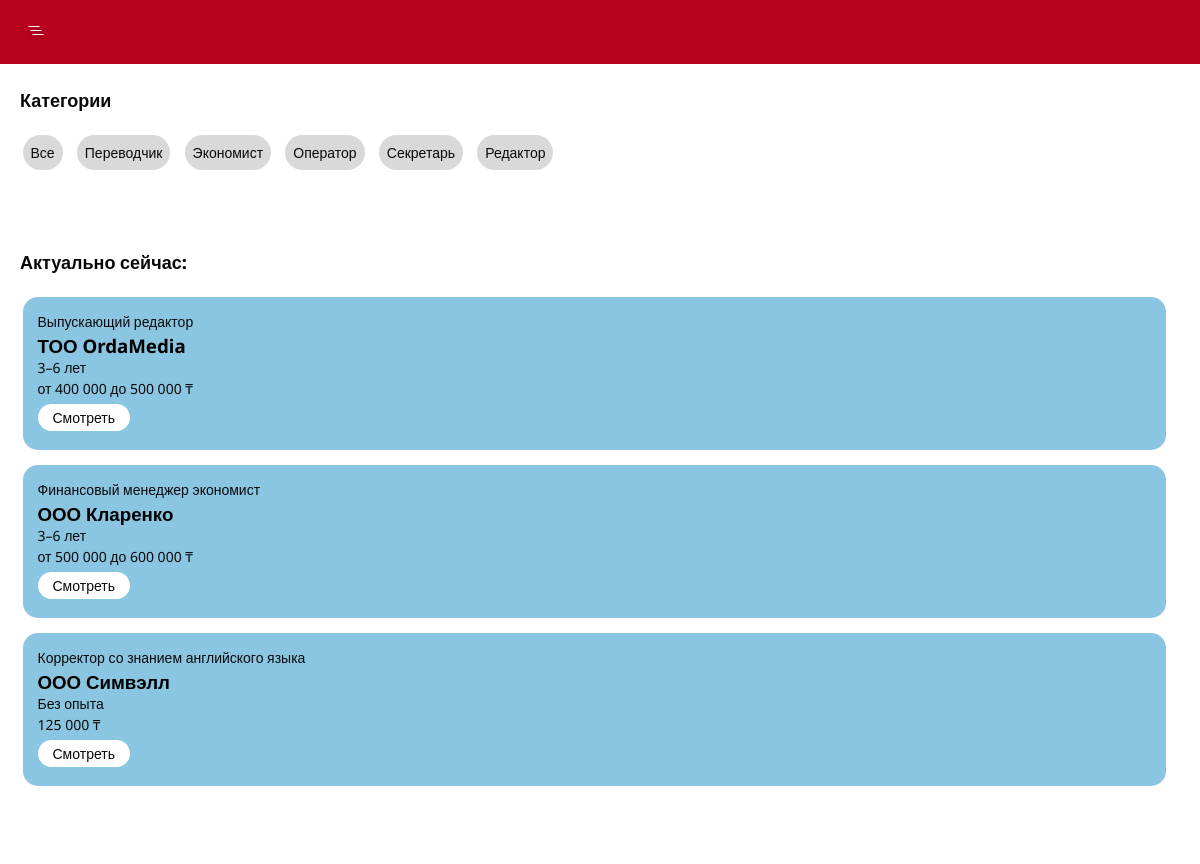
The page / on the database its author committed.
### startit_app/models.py (models this page shows, shortened)
class Category(models.Model):
    name = models.CharField("Название категории", max_length=255)
    slug = models.SlugField(unique=True, editable=False, blank=True)
    created_at = models.DateTimeField("Дата и время создания", default=datetime.now)
    class Meta:
        verbose_name = "Категория"
        verbose_name_plural = "Категории"

class Job(models.Model):
    title = models.CharField("Название вакансии", max_length=255)
    category = models.ForeignKey(Category, on_delete=models.CASCADE, verbose_name="Выберите категорию")
    company = models.CharField("Название компании", max_length=100)
    experience = models.CharField("Опыт работы", max_length=80, default ="Без опыта")
    salary =  models.CharField("Зарплата", max_length=80)
    description = models.TextField("Описание вакансии")
    skills = models.CharField("Навыки", max_length=255)
    address = models.CharField("Адрес", max_length=255)
    phone = models.CharField("Телефон", max_length=14)
    email = models.CharField("E-mail", max_length=100)
    created_at = models.DateTimeField("Дата и время публикации", default=datetime.now)
    class Meta:
        verbose_name = "Вакансия"
        verbose_name_plural = "Вакансии"

### startit_app/views.py (the view)
# urls.py: path('', views.home_page, name='home_page'),
def home_page(request):
    categories = Category.objects.all()
    jobs = Job.objects.all().order_by('-created_at')[:3]
    context = {
        'categories': categories,
        'jobs': jobs
    }
    return render(request, "./home.html", context)

### startit_app/templates/home.html (shortened to what this page needs)
{% extends 'base.html' %}
{% block content %}
<section class="categories">
    <div class="container">
        <h2 class="title">Категории</h2>
        <div class="category-list">
            <a href="{% url 'jobs_page' %}" class="category-item">Все</a>
            {% for category in categories %}
            <a href="{% url 'jobs_by_category_page' slug=category.slug %}" class="category-item">{{ category.name }}</a>
            {% endfor %}
        </div>
    </div>
</section>
<section class="jobs">
    <div class="container">
        <h2 class="title">Актуально сейчас: </h2>
        <div class="jobs-list">
            {% for job in jobs %}
                <div class="job-card">
                    <h3 class="job-card__title">{{ job.title }}</h3>
                    <h3 class="job-card__company">{{ job.company }}</h3>
                    <h3 class="job-card__title">{{ job.experience }}</h3>
                    <h3 class="job-card__title">
                        {% if job.salary == "не указано" %}
                            {{ job.salary }}
                        {% else %}
                            {{ job.salary }} &#8376;
                        {% endif %}
                    </h3>
                    <a href="{% url 'job_detail_page' pk=job.pk %}" class="btn-button">Смотреть</a>
                </div>
            {% endfor %}
        </div>
    </div>
</section>
{% endblock %}

### startit_app/templates/base.html (shortened to what this page needs)
{% load static %}
<!DOCTYPE html>
<html lang="en">
<head>
    <link rel="stylesheet" href="{% static 'css/style.css' %}">
</head>
<body>
    <header class="header">
        <div class="container">
            <button class="menu-btn" onclick="MenuClick()">
                <img src="{% static 'images/menu-list/menu.svg' %}" alt="Menu">
            </button>
        </div>
    </header>
    <main>
        {% block content %}
        {% endblock %}
    </main>
</body>
</html>

### startit_app/static/css/style.css (style rules this page uses)
* { padding: 0; margin: 0; box-sizing: border-box; font-family: "Noto Sans", sans-serif; }
:root { --light: #507687; --twice: #384B70; --red: #B8001F; --white: #FCFAEE; --ow: #D9D9D9; --rgv1099: rgb(10, 9, 9); --list: #fff; --bord: #8AC6E2; --borde: #45503B; --border: #C98D8D; }
.container { margin-left: 20px; margin-right: 20px; }
.title { font-size: 18px; font-weight: 800; color: rgb(10, 9, 9); }
.header { background-color: var(--red); padding: 16px 0; }
.menu-btn { background-color: #B8001F; cursor: pointer; border: 1px solid var(--red); border-radius: 5px; width: 32px; height: 32px; display: flex; align-items: center; justify-content: center; }
main { background-color: var(--list); min-height: 100vh; }
.category-list, .jobs-list { margin: 20px 0; margin-right: 12px; padding: 2.5px; }
.categories, .jobs, .job-detail, .auth { padding: 24px 0; }
.category-item { font-size: 14px; display: inline-block; margin-right: 10px; margin-bottom: 10px; text-decoration: none; color: var(--rgv1099); background-color: var(--ow); border-radius: 25px; padding: 8px; transition: 0.3s ease-in-out; }
.job-card { background-color: var(--bord); padding: 15px; border-radius: 15px; margin-bottom: 15px; }
.jobs { background-color: var(--list); padding: 24px 0; }
.job-card__title, .job_card__company { color: var(--rgv1099); font-size: 14px; margin-bottom: 2px; }
.job-card__title { font-weight: 400; }
.btn-button, .button-border { cursor: pointer; font-size: 14px; text-decoration: none; display: inline-block; margin: 4px 0; background-color: #fff; border-radius: 30px; border: none; padding: 4px 15px; color: var(--rgv1099); transition: 0.3s ease-in-out; }
.job-detail, .title { margin-bottom: 5px; }

### rows shown on the page
Category: name "Переводчик"
Category: name "Экономист"
Category: name "Оператор"
Category: name "Секретарь"
Category: name "Редактор"
Job: title "Выпускающий редактор", company "ТОО OrdaMedia", experience "3–6 лет", salary "от 400 000 до 500 000"
Job: title "Финансовый менеджер экономист", company "ООО Кларенко", experience "3–6 лет", salary "от 500 000 до 600 000"
Job: title "Корректор со знанием английского языка", company "ООО Симвэлл", experience "Без опыта", salary "125 000"
